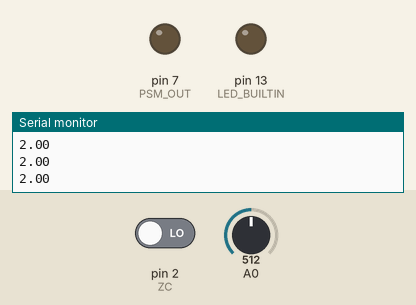
This sketch was run on a simulated Arduino Uno, built with avr-gcc and run on an emulated ATmega328P. Shown: output pins drawn as LEDs (lit = HIGH), the last lines printed to the serial monitor. The inputs (shaded band) are chosen by the test bench; at power-on: A0 = 512, pin 2 (ZC) LOW.

Above: at 1.2 s.
1.3 s: A0 set to 350
2.8 s: A0 set to 314
At 4.0 s:
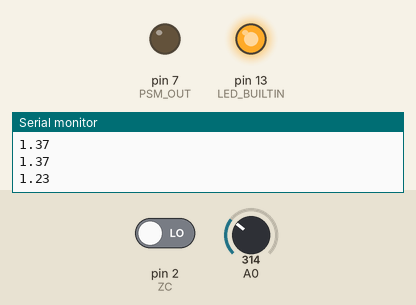
Timing chart, 0 to 5.8 s (numbered marks = the images above; inputs shaded):
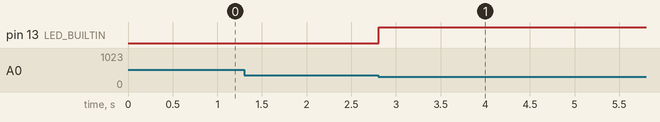

The sketch:

Pump_Control_Test.ino
```cpp
#define ZC 2
#define PSM_OUT 7
#define PRES_IN A0

const int half_cycle_us = 8000;
const int psm_delay_us = 250;
const float target_pres_mpa = 1.3;

void psm_pulse() {
  while(digitalRead(ZC)) {} // Wait for ZC to go low if we're in a zero crossing

  delayMicroseconds(100);

  while(!digitalRead(ZC)) {} // Wait for ZC to go high again

  delayMicroseconds(psm_delay_us);
  digitalWrite(PSM_OUT, HIGH);
  delayMicroseconds(half_cycle_us);
  digitalWrite(PSM_OUT, LOW);
}

void setup() {
  pinMode(LED_BUILTIN, OUTPUT);
  pinMode(ZC, INPUT);
  pinMode(PSM_OUT, OUTPUT);

  digitalWrite(LED_BUILTIN, LOW);
  digitalWrite(PSM_OUT, LOW);

  Serial.begin(115200);

}


void loop() {
  int pres_value = analogRead(A0);

  float pres_mpa = (4 * pres_value / 1023.0);
  Serial.println(pres_mpa);

  if (pres_mpa < target_pres_mpa) {
    digitalWrite(LED_BUILTIN, HIGH);
    psm_pulse();
  }

  delay(10);
  digitalWrite(LED_BUILTIN, LOW);
}
```

Measured:
- the behaviour switches between 333 and 332 on A0 (found by bisection; images 0 and 1)
- after the input at 2.8 s, pin 13 (LED_BUILTIN): LOW → HIGH at once
